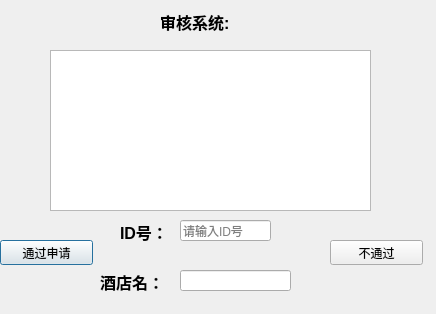
<?xml version="1.0" encoding="UTF-8"?>
<ui version="4.0">
 <class>platform</class>
 <widget class="QDialog" name="platform">
  <property name="geometry">
   <rect>
    <x>0</x>
    <y>0</y>
    <width>436</width>
    <height>314</height>
   </rect>
  </property>
  <property name="windowTitle">
   <string>Dialog</string>
  </property>
  <widget class="QPushButton" name="passBtn">
   <property name="geometry">
    <rect>
     <x>0</x>
     <y>240</y>
     <width>93</width>
     <height>25</height>
    </rect>
   </property>
   <property name="styleSheet">
    <string notr="true">font: 10pt &quot;仿宋&quot;;</string>
   </property>
   <property name="text">
    <string>通过申请</string>
   </property>
  </widget>
  <widget class="QTableWidget" name="tableWidget">
   <property name="geometry">
    <rect>
     <x>50</x>
     <y>50</y>
     <width>321</width>
     <height>161</height>
    </rect>
   </property>
  </widget>
  <widget class="QPushButton" name="unpassBtn">
   <property name="geometry">
    <rect>
     <x>330</x>
     <y>240</y>
     <width>93</width>
     <height>25</height>
    </rect>
   </property>
   <property name="styleSheet">
    <string notr="true">font: 12pt &quot;宋体&quot;;
font: 10pt &quot;仿宋&quot;;</string>
   </property>
   <property name="text">
    <string>不通过</string>
   </property>
  </widget>
  <widget class="QLabel" name="label">
   <property name="geometry">
    <rect>
     <x>120</x>
     <y>220</y>
     <width>72</width>
     <height>25</height>
    </rect>
   </property>
   <property name="text">
    <string>&lt;html&gt;&lt;head/&gt;&lt;body&gt;&lt;p&gt;&lt;span style=&quot; font-size:12pt; font-weight:600;&quot;&gt;ID号：&lt;/span&gt;&lt;/p&gt;&lt;/body&gt;&lt;/html&gt;</string>
   </property>
  </widget>
  <widget class="QLineEdit" name="lineEdit">
   <property name="geometry">
    <rect>
     <x>180</x>
     <y>220</y>
     <width>91</width>
     <height>21</height>
    </rect>
   </property>
   <property name="placeholderText">
    <string>请输入ID号</string>
   </property>
  </widget>
  <widget class="QLabel" name="label_2">
   <property name="geometry">
    <rect>
     <x>100</x>
     <y>270</y>
     <width>72</width>
     <height>21</height>
    </rect>
   </property>
   <property name="text">
    <string>&lt;html&gt;&lt;head/&gt;&lt;body&gt;&lt;p&gt;&lt;span style=&quot; font-size:12pt; font-weight:600;&quot;&gt;酒店名：&lt;/span&gt;&lt;/p&gt;&lt;/body&gt;&lt;/html&gt;</string>
   </property>
  </widget>
  <widget class="QLineEdit" name="lineEdit_2">
   <property name="geometry">
    <rect>
     <x>180</x>
     <y>270</y>
     <width>111</width>
     <height>21</height>
    </rect>
   </property>
  </widget>
  <widget class="QLabel" name="label_3">
   <property name="geometry">
    <rect>
     <x>160</x>
     <y>10</y>
     <width>91</width>
     <height>21</height>
    </rect>
   </property>
   <property name="text">
    <string>&lt;html&gt;&lt;head/&gt;&lt;body&gt;&lt;p&gt;&lt;span style=&quot; font-size:12pt; font-weight:600;&quot;&gt;审核系统:&lt;/span&gt;&lt;/p&gt;&lt;/body&gt;&lt;/html&gt;</string>
   </property>
  </widget>
 </widget>
 <resources/>
 <connections/>
</ui>
